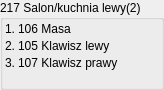
   <widget class="QGroupBox" name="groupBox_15">
    <property name="geometry">
     <rect>
      <x>1510</x>
      <y>850</y>
      <width>164</width>
      <height>90</height>
     </rect>
    </property>
    <property name="maximumSize">
     <size>
      <width>165</width>
      <height>90</height>
     </size>
    </property>
    <property name="title">
     <string>217 Salon/kuchnia lewy(2)</string>
    </property>
    <layout class="QFormLayout" name="formLayout_14">
     <property name="horizontalSpacing">
      <number>3</number>
     </property>
     <property name="verticalSpacing">
      <number>3</number>
     </property>
     <property name="leftMargin">
      <number>2</number>
     </property>
     <property name="topMargin">
      <number>2</number>
     </property>
     <property name="rightMargin">
      <number>2</number>
     </property>
     <property name="bottomMargin">
      <number>2</number>
     </property>
     <item row="0" column="0">
      <widget class="QLabel" name="label_355">
       <property name="text">
        <string>1.</string>
       </property>
      </widget>
     </item>
     <item row="0" column="1">
      <widget class="QLabel" name="label_356">
       <property name="text">
        <string>106 Masa</string>
       </property>
      </widget>
     </item>
     <item row="1" column="0">
      <widget class="QLabel" name="label_357">
       <property name="text">
        <string>2.</string>
       </property>
      </widget>
     </item>
     <item row="1" column="1">
      <widget class="QLabel" name="label_358">
       <property name="text">
        <string>105 Klawisz lewy</string>
       </property>
      </widget>
     </item>
     <item row="2" column="0">
      <widget class="QLabel" name="label_359">
       <property name="text">
        <string>3.</string>
       </property>
      </widget>
     </item>
     <item row="2" column="1">
      <widget class="QLabel" name="label_360">
       <property name="text">
        <string>107 Klawisz prawy</string>
       </property>
      </widget>
     </item>
    </layout>
   </widget>
